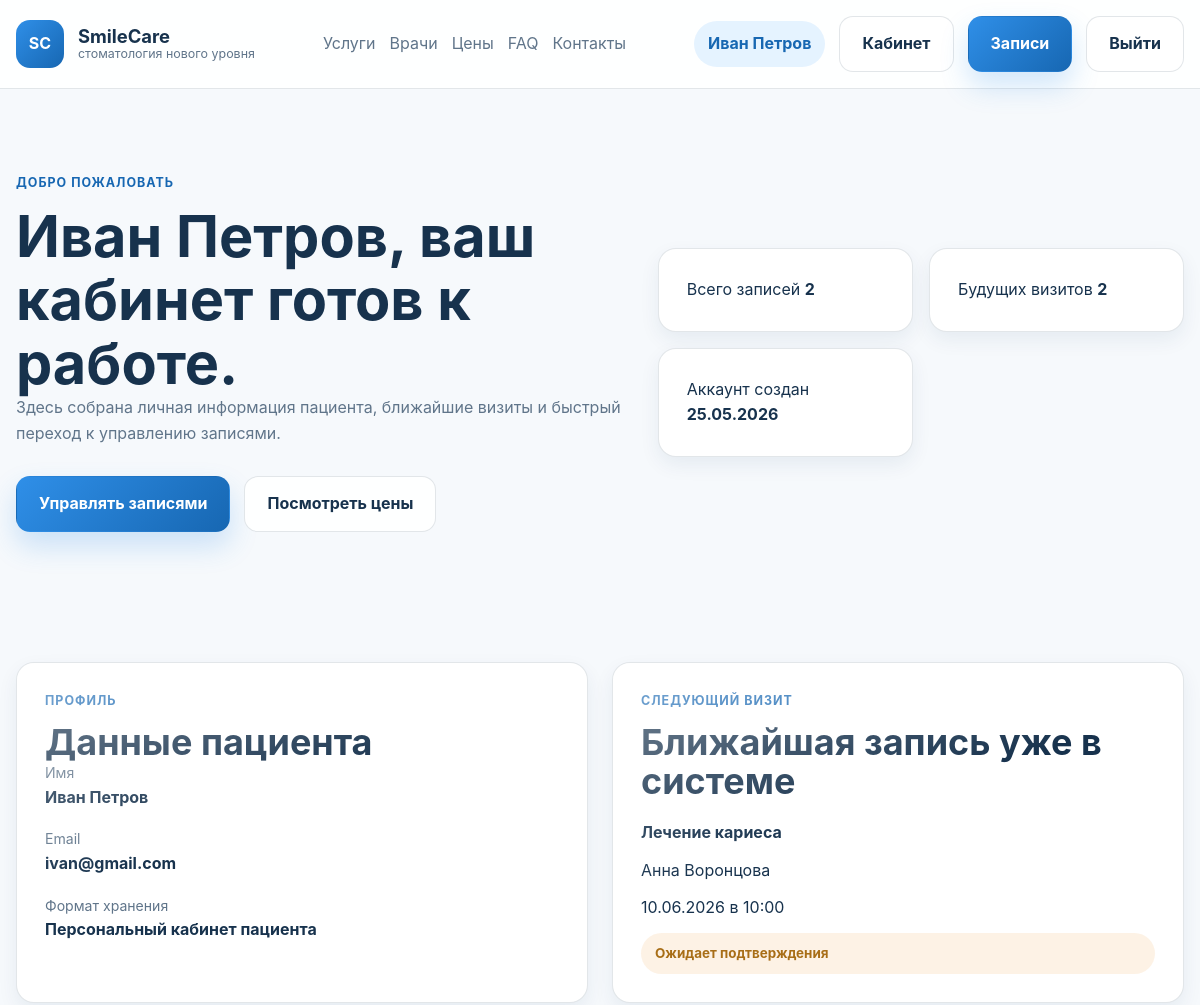
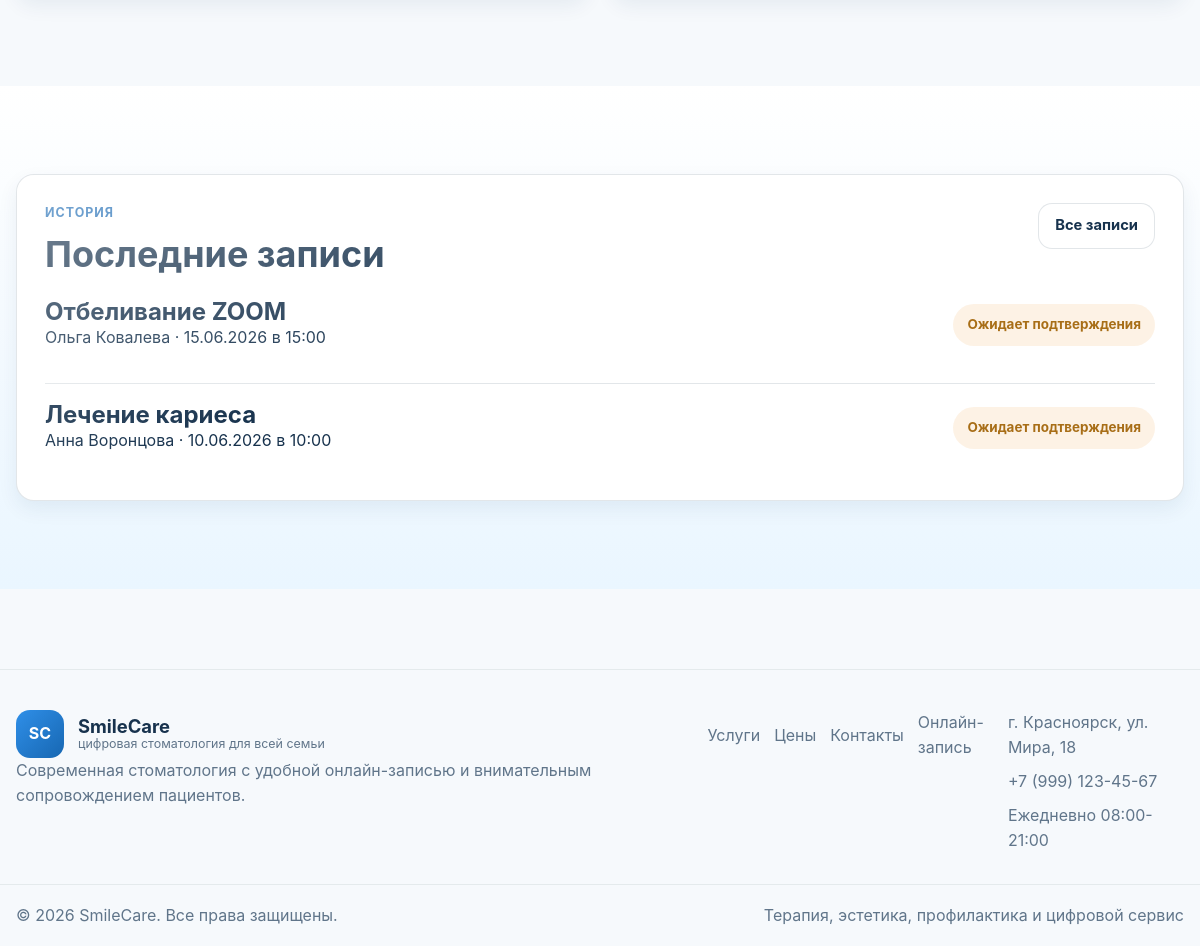
/dashboard.php (signed in), run on the app's committed database (2 pictures, top to bottom).
### tables this page shows
CREATE TABLE `users` (
  `id` int NOT NULL AUTO_INCREMENT,
  `role_id` int NOT NULL,
  `name` varchar(80) NOT NULL,
  `email` varchar(120) NOT NULL,
  `password_hash` varchar(255) NOT NULL,
  `created_at` datetime NOT NULL DEFAULT CURRENT_TIMESTAMP,
  PRIMARY KEY (`id`),
  UNIQUE KEY `email` (`email`),
  KEY `role_id` (`role_id`),
  CONSTRAINT `users_ibfk_1` FOREIGN KEY (`role_id`) REFERENCES `roles` (`id`)
);

CREATE TABLE `services` (
  `id` int NOT NULL AUTO_INCREMENT,
  `name` varchar(120) NOT NULL,
  `price` decimal(10,2) NOT NULL DEFAULT '0.00',
  `description` text,
  PRIMARY KEY (`id`)
);

CREATE TABLE `appointment_statuses` (
  `id` int NOT NULL AUTO_INCREMENT,
  `name` varchar(80) NOT NULL,
  PRIMARY KEY (`id`),
  UNIQUE KEY `name` (`name`)
);

CREATE TABLE `appointments` (
  `id` int NOT NULL AUTO_INCREMENT,
  `user_id` int NOT NULL,
  `service_id` int NOT NULL,
  `doctor_id` int NOT NULL,
  `status_id` int NOT NULL,
  `appointment_date` date NOT NULL,
  `appointment_time` time NOT NULL,
  `comment` varchar(500) DEFAULT NULL,
  `created_at` datetime NOT NULL DEFAULT CURRENT_TIMESTAMP,
  PRIMARY KEY (`id`),
  KEY `user_id` (`user_id`),
  KEY `service_id` (`service_id`),
  KEY `doctor_id` (`doctor_id`),
  KEY `status_id` (`status_id`),
  CONSTRAINT `appointments_ibfk_1` FOREIGN KEY (`user_id`) REFERENCES `users` (`id`) ON DELETE CASCADE,
  CONSTRAINT `appointments_ibfk_2` FOREIGN KEY (`service_id`) REFERENCES `services` (`id`),
  CONSTRAINT `appointments_ibfk_3` FOREIGN KEY (`doctor_id`) REFERENCES `doctors` (`id`),
  CONSTRAINT `appointments_ibfk_4` FOREIGN KEY (`status_id`) REFERENCES `appointment_statuses` (`id`)
);

### includes/helpers.php (called while the page is built, shortened)
<?php
function e(mixed $value): string
{
    return htmlspecialchars((string) $value, ENT_QUOTES | ENT_SUBSTITUTE, 'UTF-8');
}
function asset(string $path): string
{
    return 'assets/' . ltrim($path, '/');
}
function format_date_ru(string $date): string
{
    $dateObject = DateTimeImmutable::createFromFormat('Y-m-d', $date);
    return $dateObject ? $dateObject->format('d.m.Y') : $date;
}
function format_time_ru(string $time): string
{
    if (preg_match('/^\d{2}:\d{2}:\d{2}$/', $time)) {
        return substr($time, 0, 5);
    }
    return preg_match('/^\d{2}:\d{2}$/', $time) ? $time : $time;
}
function format_appointment_datetime(array $appointment): string
{
    $date = format_date_ru((string) ($appointment['appointment_date'] ?? ''));
    $time = format_time_ru((string) ($appointment['appointment_time'] ?? ''));
    return trim($date . ' в ' . $time);
}
function appointment_timestamp(array $appointment): int
{
    $date = (string) ($appointment['appointment_date'] ?? '');
    $time = (string) ($appointment['appointment_time'] ?? '00:00');
    $timestamp = strtotime($date . ' ' . $time);
    return $timestamp ?: 0;
}
function sort_appointments(array $appointments, string $direction = 'desc'): array
{
    usort(
        $appointments,
        static function (array $left, array $right) use ($direction): int {
            $leftTime = appointment_timestamp($left);
            $rightTime = appointment_timestamp($right);
            return $direction === 'asc' ? $leftTime <=> $rightTime : $rightTime <=> $leftTime;
        }
    );
    return $appointments;
}
function next_upcoming_appointment(array $appointments): ?array
{
    $now = time();
    $upcoming = array_filter(
        $appointments,
        static fn(array $appointment): bool => appointment_timestamp($appointment) >= $now
    );
    $upcoming = sort_appointments(array_values($upcoming), 'asc');
    return $upcoming[0] ?? null;
}

### includes/auth.php (called while the page is built, shortened)
<?php
function current_user(): ?array
{
    return isset($_SESSION['user']) && is_array($_SESSION['user']) ? $_SESSION['user'] : null;
}
function current_user_id(): ?int
{
    return isset($_SESSION['user']['id']) ? (int) $_SESSION['user']['id'] : null;
}
function current_user_role(): string
{
    return (string) ($_SESSION['user']['role'] ?? '');
}
function find_user_by_id(int $id): ?array
{
    $stmt = db()->prepare(
        'SELECT u.id, u.role_id, r.name AS role, u.name, u.email, u.password_hash, u.created_at
         FROM users u
         JOIN roles r ON r.id = u.role_id
         WHERE u.id = :id
         LIMIT 1'
    );
    $stmt->execute(['id' => $id]);
    $user = $stmt->fetch();
    return $user ?: null;
}
function refresh_session_user(): void
{
    $user = find_user_by_id(current_user_id() ?? 0);
}

### includes/db.php (called while the page is built, shortened)
<?php
function db(): PDO
{
    static $pdo = null;
    if ($pdo instanceof PDO) {
        return $pdo;
    }
    $dsn = sprintf(
        'mysql:host=%s;dbname=%s;charset=%s',
        DB_HOST,
        DB_NAME,
        DB_CHARSET
    );
    $pdo = new PDO($dsn, DB_USER, DB_PASSWORD, [
        PDO::ATTR_ERRMODE => PDO::ERRMODE_EXCEPTION,
        PDO::ATTR_DEFAULT_FETCH_MODE => PDO::FETCH_ASSOC,
        PDO::ATTR_EMULATE_PREPARES => false,
    ]);
    return $pdo;
}

### includes/bootstrap.php (called while the page is built, shortened)
<?php
require_once __DIR__ . '/db.php';
require_once __DIR__ . '/helpers.php';
require_once __DIR__ . '/auth.php';
require_once __DIR__ . '/appointments.php';
refresh_session_user();

### includes/appointments.php (called while the page is built, shortened)
<?php
function appointment_row_sql(): string
{
    return 'SELECT
            a.id,
            a.user_id,
            a.service_id,
            a.doctor_id,
            a.status_id,
            s.name AS service,
            u_doctor.name AS doctor,
            st.name AS status,
            a.appointment_date,
            a.appointment_time,
            a.comment,
            a.created_at
        FROM appointments a
        JOIN services s ON s.id = a.service_id
        JOIN doctors d ON d.id = a.doctor_id
        JOIN users u_doctor ON u_doctor.id = d.user_id
        JOIN appointment_statuses st ON st.id = a.status_id';
}
function appointments_for_user(int $userId): array
{
    $stmt = db()->prepare(
        appointment_row_sql() . '
        WHERE a.user_id = :user_id
        ORDER BY a.appointment_date DESC, a.appointment_time DESC, a.id DESC'
    );
    $stmt->execute(['user_id' => $userId]);
    return $stmt->fetchAll();
}
function appointment_status_class(string $status): string
{
    return match ($status) {
        'Подтверждена' => 'success',
        'Завершена' => 'muted',
        'Отменена' => 'danger',
        default => 'pending',
    };
}
function present_appointment(array $appointment): array
{
    return [
        'id' => (int) ($appointment['id'] ?? 0),
        'user_id' => (int) ($appointment['user_id'] ?? 0),
        'service' => (string) ($appointment['service'] ?? ''),
        'doctor' => (string) ($appointment['doctor'] ?? ''),
        'patient_name' => (string) ($appointment['patient_name'] ?? ''),
        'patient_email' => (string) ($appointment['patient_email'] ?? ''),
        'appointment_date' => (string) ($appointment['appointment_date'] ?? ''),
        'appointment_time' => substr((string) ($appointment['appointment_time'] ?? ''), 0, 5),
        'comment' => (string) ($appointment['comment'] ?? ''),
        'status' => (string) ($appointment['status'] ?? 'Ожидает подтверждения'),
        'created_at' => (string) ($appointment['created_at'] ?? ''),
        'date_label' => format_date_ru((string) ($appointment['appointment_date'] ?? '')),
        'time_label' => format_time_ru((string) ($appointment['appointment_time'] ?? '')),
        'datetime_label' => format_appointment_datetime($appointment),
        'status_class' => appointment_status_class((string) ($appointment['status'] ?? 'Ожидает подтверждения')),
    ];
}
    ?>

### dashboard.php (the view, shortened to what this page needs)
<?php
require_once __DIR__ . '/includes/bootstrap.php';
$user = current_user();
$appointments = appointments_for_user((int) $user['id']);
$totalAppointments = count($appointments);
$upcomingAppointments = array_values(
    array_filter(
        $appointments,
        static fn(array $appointment): bool => appointment_timestamp($appointment) >= time()
    )
);
$nextAppointment = next_upcoming_appointment($appointments);
$recentAppointments = array_slice($appointments, 0, 3);
$pageClass = 'dashboard-page';
include __DIR__ . '/includes/header.php';
?>
<main class="dashboard-main">
    <section class="dashboard-hero">
        <div class="container dashboard-hero__grid">
            <div>
                <p class="section-eyebrow">Добро пожаловать</p>
                <h1><?= e((string) $user['name']) ?>, ваш кабинет готов к работе.</h1>
                <p class="hero-text">Здесь собрана личная информация пациента, ближайшие визиты и быстрый переход к управлению записями.</p>
                <div class="hero-actions">
                    <a href="appointments.php" class="button button--primary">Управлять записями</a>
                    <a href="index.php#prices" class="button button--ghost">Посмотреть цены</a>
                </div>
            </div>
            <div class="dashboard-hero__cards">
                <article class="dashboard-stat">
                    <span>Всего записей</span>
                    <strong><?= e((string) $totalAppointments) ?></strong>
                </article>
                <article class="dashboard-stat">
                    <span>Будущих визитов</span>
                    <strong><?= e((string) count($upcomingAppointments)) ?></strong>
                </article>
                <article class="dashboard-stat">
                    <span>Аккаунт создан</span>
                    <strong><?= e(date('d.m.Y', strtotime((string) ($user['created_at'] ?? 'now')))) ?></strong>
                </article>
            </div>
        </div>
    </section>
    <section class="section-block">
        <div class="container dashboard-grid">
            <article class="panel-card">
                <p class="section-eyebrow">Профиль</p>
                <h2>Данные пациента</h2>
                <dl class="profile-list">
                    <div>
                        <dt>Имя</dt>
                        <dd><?= e((string) $user['name']) ?></dd>
                    </div>
                    <div>
                        <dt>Email</dt>
                        <dd><?= e((string) $user['email']) ?></dd>
                    </div>
                    <div>
                        <dt>Формат хранения</dt>
                        <dd>Персональный кабинет пациента</dd>
                    </div>
                </dl>
            </article>
            <article class="panel-card">
                <p class="section-eyebrow">Следующий визит</p>
                <h2><?= $nextAppointment ? 'Ближайшая запись уже в системе' : 'Пока нет будущих записей' ?></h2>
                <?php if ($nextAppointment): $next = present_appointment($nextAppointment); ?>
                    <div class="next-appointment">
                        <strong><?= e($next['service']) ?></strong>
                        <p><?= e($next['doctor']) ?></p>
                        <p><?= e($next['datetime_label']) ?></p>
                        <span class="status-badge status-badge--<?= e($next['status_class']) ?>"><?= e($next['status']) ?></span>
                    </div>
                <?php else: ?>
                    <p class="empty-copy">Создайте первую запись на приём на отдельной функциональной странице.</p>
                    <a href="appointments.php" class="button button--primary">Перейти к записям</a>
                <?php endif; ?>
            </article>
        </div>
    </section>
    <section class="section-block section-block--muted">
        <div class="container panel-card">
            <div class="panel-card__header">
                <div>
                    <p class="section-eyebrow">История</p>
                    <h2>Последние записи</h2>
                </div>
                <a href="appointments.php" class="button button--ghost button--small">Все записи</a>
            </div>
            <?php if ($recentAppointments === []): ?>
                <div class="empty-state">
                    <h3>У вас пока нет записей</h3>
                    <p>Создайте первую запись через страницу управления визитами и выберите удобные дату и время приёма.</p>
                </div>
            <?php else: ?>
                <div class="dashboard-list">
                    <?php foreach ($recentAppointments as $appointment): $view = present_appointment($appointment); ?>
                        <article class="dashboard-list__item">
                            <div>
                                <h3><?= e($view['service']) ?></h3>
                                <p><?= e($view['doctor']) ?> · <?= e($view['datetime_label']) ?></p>
                            </div>
                            <span class="status-badge status-badge--<?= e($view['status_class']) ?>"><?= e($view['status']) ?></span>
                        </article>
                    <?php endforeach; ?>
                </div>
            <?php endif; ?>
        </div>
    </section>
</main>
<?php include __DIR__ . '/includes/footer.php'; ?>

### includes/header.php (shortened to what this page needs)
<?php
$pageClass = $pageClass ?? '';
$user = current_user();
?>
<!DOCTYPE html>
<html lang="ru">
<head>
    <link rel="stylesheet" href="<?= e(asset('css/reset.css')) ?>">
    <link rel="stylesheet" href="<?= e(asset('css/variables.css')) ?>">
    <link rel="stylesheet" href="<?= e(asset('css/base.css')) ?>">
    <link rel="stylesheet" href="<?= e(asset('css/components.css')) ?>">
    <link rel="stylesheet" href="<?= e(asset('css/pages.css')) ?>">
</head>
<body class="<?= e($pageClass) ?>">
<div class="site-shell">
    <header class="site-header">
        <div class="container header-shell">
            <a href="index.php" class="brand" aria-label="На главную SmileCare">
                <span class="brand__mark">SC</span>
                <span class="brand__text">
                    <strong>SmileCare</strong>
                    <small>стоматология нового уровня</small>
                </span>
            </a>
            <nav class="site-nav" id="site-nav" data-site-nav>
                <a href="index.php#services">Услуги</a>
                <a href="index.php#doctors">Врачи</a>
                <a href="index.php#prices">Цены</a>
                <a href="index.php#faq">FAQ</a>
                <a href="index.php#contacts">Контакты</a>
            </nav>
            <div class="header-actions">
                <?php if ($user !== null): ?>
                    <span class="user-pill"><?= e($user['name']) ?></span>
                    <?php if (current_user_role() === 'admin'): ?>
                        <a href="admin.php" class="button button--primary">Администрирование</a>
                    <?php else: ?>
                        <a href="dashboard.php" class="button button--ghost">Кабинет</a>
                        <a href="appointments.php" class="button button--primary">Записи</a>
                    <?php endif; ?>
                    <a href="logout.php" class="button button--ghost">Выйти</a>
                <?php else: ?>
                    <a href="login.php" class="button button--ghost">Войти</a>
                    <a href="register.php" class="button button--primary">Регистрация</a>
                <?php endif; ?>
            </div>
        </div>
    </header>

### data on the page
users: name "Иван Петров", created_at "25.05.2026", email "ivan@gmail.com"
services: name "Лечение кариеса"
users: name "Анна Воронцова"
appointment_statuses: name "Ожидает подтверждения"
appointments: service.name "Отбеливание ZOOM", users.name "Ольга Ковалева", datetime_label "15.06.2026 в 15:00", status.name "Ожидает подтверждения"
appointments: service.name "Лечение кариеса", users.name "Анна Воронцова", datetime_label "10.06.2026 в 10:00", status.name "Ожидает подтверждения"

### other printed values
$totalAppointments "2"
count($upcomingAppointments) "2"
$next['datetime_label'] "10.06.2026 в 10:00"
